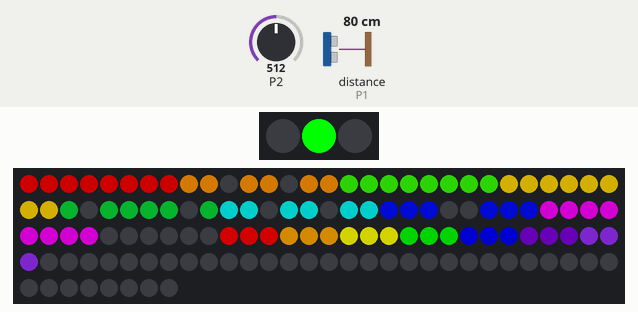
Recording of a program running on a simulated Calliope mini (MakeCode). Shown: 3 RGB LEDs in strip order, left to right, 128 RGB LEDs in strip order, left to right, continuing on the next row. Inputs (shaded band) come from the test bench; at power-on: P2 = 512, distance to the obstacle (sensor on P1) 80 cm (analog values on the 0–1023 scale). Dim RGB values are drawn brighter than linear.

Above: at 1.2 s.
1.3 s: P2 set to 411
2.8 s: P2 set to 382
At 3.3 s:
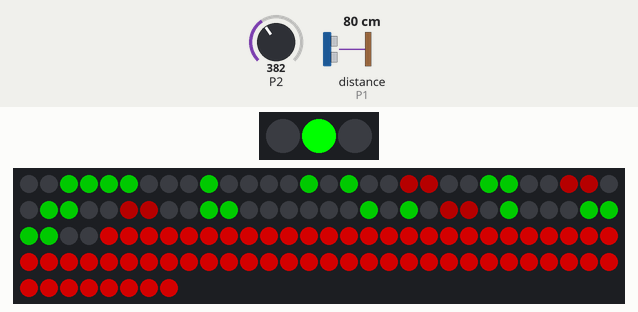
5.8 s: P2 set to 410
At 6.08 s:
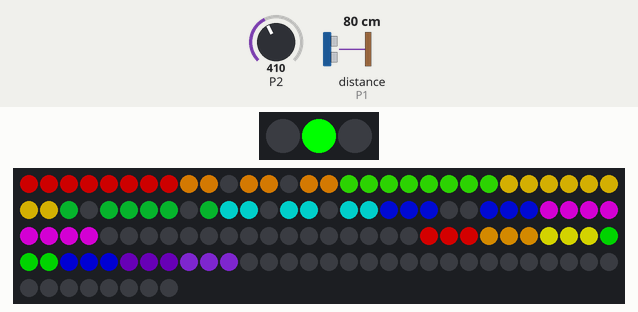
7.4 s: P2 set to 390
At 8.3 s:
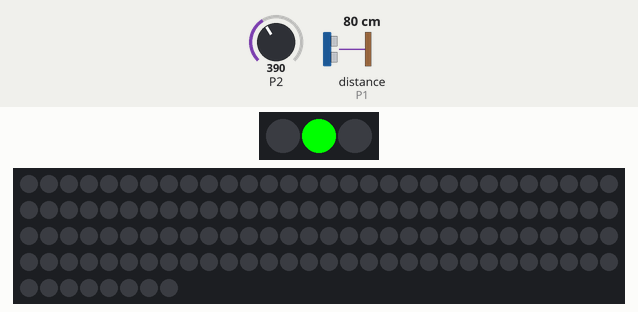
Timing chart, 0 to 10.4 s (numbered marks = the images above; inputs shaded):
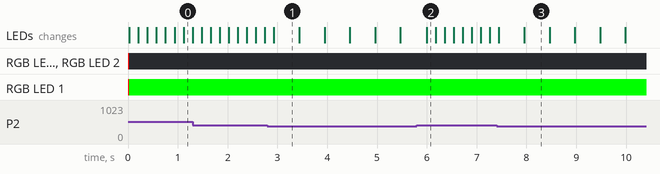

The program:

main.ts
```typescript
function zeigeAchtung () {
    dunkelRot = neopixel.rgb(0, 204, 0)
    hellRot = neopixel.rgb(130, 0, 0)
    for (let Index = 0; Index <= 127; Index++) {
        strip.setPixelColor(Index, neopixel.colors(NeoPixelColors.Black))
    }
    strip.setPixelColor(2, dunkelRot)
    strip.setPixelColor(3, dunkelRot)
    strip.setPixelColor(4, dunkelRot)
    strip.setPixelColor(5, dunkelRot)
    strip.setPixelColor(9, dunkelRot)
    strip.setPixelColor(14, dunkelRot)
    strip.setPixelColor(16, dunkelRot)
    strip.setPixelColor(23, dunkelRot)
    strip.setPixelColor(24, dunkelRot)
    strip.setPixelColor(31, dunkelRot)
    strip.setPixelColor(32, dunkelRot)
    strip.setPixelColor(39, dunkelRot)
    strip.setPixelColor(40, dunkelRot)
    strip.setPixelColor(47, dunkelRot)
    strip.setPixelColor(49, dunkelRot)
    strip.setPixelColor(54, dunkelRot)
    strip.setPixelColor(58, dunkelRot)
    strip.setPixelColor(59, dunkelRot)
    strip.setPixelColor(60, dunkelRot)
    strip.setPixelColor(61, dunkelRot)
    strip.setPixelColor(19, hellRot)
    strip.setPixelColor(20, hellRot)
    strip.setPixelColor(27, hellRot)
    strip.setPixelColor(28, hellRot)
    strip.setPixelColor(35, hellRot)
    strip.setPixelColor(36, hellRot)
    strip.setPixelColor(51, hellRot)
    strip.setPixelColor(52, hellRot)
    for (let Index = 0; Index <= 63; Index++) {
        strip.setPixelColor(Index + 64, neopixel.colors(NeoPixelColors.Red))
    }
    strip.show()
}
function zeigeSmiley () {
    zeile1 = neopixel.rgb(225, 0, 0)
    zeile2 = neopixel.rgb(252, 144, 3)
    zeile3 = neopixel.rgb(53, 252, 3)
    zeile4 = neopixel.rgb(255, 211, 3)
    zeile5 = neopixel.rgb(4, 122, 31)
    zeile6 = neopixel.rgb(0, 229, 225)
    zeile7 = neopixel.rgb(0, 13, 255)
    zeile8 = neopixel.rgb(255, 0, 255)
    for (let Index = 0; Index <= 127; Index++) {
        strip.setPixelColor(Index, neopixel.colors(NeoPixelColors.Black))
    }
    strip.setPixelColor(0, zeile1)
    strip.setPixelColor(1, zeile1)
    strip.setPixelColor(2, zeile1)
    strip.setPixelColor(3, zeile1)
    strip.setPixelColor(4, zeile1)
    strip.setPixelColor(5, zeile1)
    strip.setPixelColor(6, zeile1)
    strip.setPixelColor(7, zeile1)
    strip.setPixelColor(8, zeile2)
    strip.setPixelColor(9, zeile2)
    strip.setPixelColor(10, neopixel.colors(NeoPixelColors.Black))
    strip.setPixelColor(11, zeile2)
    strip.setPixelColor(12, zeile2)
    strip.setPixelColor(13, neopixel.colors(NeoPixelColors.Black))
    strip.setPixelColor(14, zeile2)
    strip.setPixelColor(15, zeile2)
    strip.setPixelColor(16, zeile3)
    strip.setPixelColor(17, zeile3)
    strip.setPixelColor(18, zeile3)
    strip.setPixelColor(19, zeile3)
    strip.setPixelColor(20, zeile3)
    strip.setPixelColor(21, zeile3)
    strip.setPixelColor(22, zeile3)
    strip.setPixelColor(23, zeile3)
    strip.setPixelColor(24, zeile4)
    strip.setPixelColor(25, zeile4)
    strip.setPixelColor(26, zeile4)
    strip.setPixelColor(27, zeile4)
    strip.setPixelColor(28, zeile4)
    strip.setPixelColor(29, zeile4)
    strip.setPixelColor(30, zeile4)
    strip.setPixelColor(31, zeile4)
    strip.setPixelColor(32, zeile5)
    strip.setPixelColor(33, neopixel.colors(NeoPixelColors.Black))
    strip.setPixelColor(34, zeile5)
    strip.setPixelColor(35, zeile5)
    strip.setPixelColor(36, zeile5)
    strip.setPixelColor(37, zeile5)
    strip.setPixelColor(38, neopixel.colors(NeoPixelColors.Black))
    strip.setPixelColor(39, zeile5)
    strip.setPixelColor(40, zeile6)
    strip.setPixelColor(41, zeile6)
    strip.setPixelColor(42, neopixel.colors(NeoPixelColors.Black))
    strip.setPixelColor(43, zeile6)
    strip.setPixelColor(44, zeile6)
    strip.setPixelColor(45, neopixel.colors(NeoPixelColors.Black))
    strip.setPixelColor(46, zeile6)
    strip.setPixelColor(47, zeile6)
    strip.setPixelColor(48, zeile7)
    strip.setPixelColor(49, zeile7)
    strip.setPixelColor(50, zeile7)
    strip.setPixelColor(51, neopixel.colors(NeoPixelColors.Black))
    strip.setPixelColor(52, neopixel.colors(NeoPixelColors.Black))
    strip.setPixelColor(53, zeile7)
    strip.setPixelColor(54, zeile7)
    strip.setPixelColor(55, zeile7)
    strip.setPixelColor(56, zeile8)
    strip.setPixelColor(57, zeile8)
    strip.setPixelColor(58, zeile8)
    strip.setPixelColor(59, zeile8)
    strip.setPixelColor(60, zeile8)
    strip.setPixelColor(61, zeile8)
    strip.setPixelColor(62, zeile8)
    strip.setPixelColor(63, zeile8)
    strip.setPixelColor(Regenbogen + 64, neopixel.colors(NeoPixelColors.Red))
    strip.setPixelColor(Regenbogen + 65, neopixel.colors(NeoPixelColors.Red))
    strip.setPixelColor(Regenbogen + 66, neopixel.colors(NeoPixelColors.Red))
    strip.setPixelColor(Regenbogen + 67, neopixel.colors(NeoPixelColors.Orange))
    strip.setPixelColor(Regenbogen + 68, neopixel.colors(NeoPixelColors.Orange))
    strip.setPixelColor(Regenbogen + 69, neopixel.colors(NeoPixelColors.Orange))
    strip.setPixelColor(Regenbogen + 70, neopixel.colors(NeoPixelColors.Yellow))
    strip.setPixelColor(Regenbogen + 71, neopixel.colors(NeoPixelColors.Yellow))
    strip.setPixelColor(Regenbogen + 72, neopixel.colors(NeoPixelColors.Yellow))
    strip.setPixelColor(Regenbogen + 73, neopixel.colors(NeoPixelColors.Green))
    strip.setPixelColor(Regenbogen + 74, neopixel.colors(NeoPixelColors.Green))
    strip.setPixelColor(Regenbogen + 75, neopixel.colors(NeoPixelColors.Green))
    strip.setPixelColor(Regenbogen + 76, neopixel.colors(NeoPixelColors.Blue))
    strip.setPixelColor(Regenbogen + 77, neopixel.colors(NeoPixelColors.Blue))
    strip.setPixelColor(Regenbogen + 78, neopixel.colors(NeoPixelColors.Blue))
    strip.setPixelColor(Regenbogen + 79, neopixel.colors(NeoPixelColors.Indigo))
    strip.setPixelColor(Regenbogen + 80, neopixel.colors(NeoPixelColors.Indigo))
    strip.setPixelColor(Regenbogen + 81, neopixel.colors(NeoPixelColors.Indigo))
    strip.setPixelColor(Regenbogen + 82, neopixel.colors(NeoPixelColors.Violet))
    strip.setPixelColor(Regenbogen + 83, neopixel.colors(NeoPixelColors.Violet))
    strip.setPixelColor(Regenbogen + 84, neopixel.colors(NeoPixelColors.Violet))
    Regenbogen += 1
    if (Regenbogen > 42) {
        Regenbogen = 0
    }
    strip.show()
}
let Lichtsensor = 0
let Warnung = 0
let AnAus = 0
let Regenbogen = 0
let zeile8 = 0
let zeile7 = 0
let zeile6 = 0
let zeile5 = 0
let zeile4 = 0
let zeile3 = 0
let zeile2 = 0
let zeile1 = 0
let hellRot = 0
let dunkelRot = 0
let strip: neopixel.Strip = null
strip = neopixel.create(DigitalPin.P0, 128, NeoPixelMode.RGB)
basic.forever(function () {
    if (AnAus == 1) {
        basic.setLedColors(0x000000, 0x00ff00, 0x000000)
        if (Warnung == 1) {
            for (let index = 0; index < 3; index++) {
                zeigeAchtung()
                basic.pause(500)
                strip.clear()
                strip.show()
                basic.pause(500)
            }
        } else {
            zeigeSmiley()
            basic.pause(150)
        }
    } else {
        basic.setLedColors(0xff0000, 0xff0000, 0xff0000)
        strip.showColor(neopixel.colors(NeoPixelColors.Black))
        strip.clear()
    }
})
basic.forever(function () {
    pins.digitalWritePin(DigitalPin.P3, 1)
    basic.pause(1)
    Lichtsensor = pins.analogReadPin(AnalogReadWritePin.P2)
    pins.digitalWritePin(DigitalPin.P3, 0)
    if (400 > Lichtsensor) {
        Warnung = 1
    } else {
        Warnung = 0
    }
    if (input.pinIsPressed(TouchPin.P1)) {
        AnAus = 1
    } else {
        AnAus = 0
    }
})
```

test.ts
```typescript
// Hier kann man Tests durchführen; diese Datei wird nicht kompiliert, wenn dieses Paket als Erweiterung verwendet wird.
```

Measured:
- the behaviour switches between 400 and 399 on P2 (found by bisection; images 0 and 1)
- after the input at 2.8 s, the LEDs: change after 0.13 s (image 1)
- after the input at 5.8 s, the LEDs: change after 0.20 s (image 2)
- after the input at 7.4 s, the LEDs: first change at once (image 3 shows a later state)
- what the display in image 1 shows lasts 0.5 s, from 2.9 s to 3.4 s
